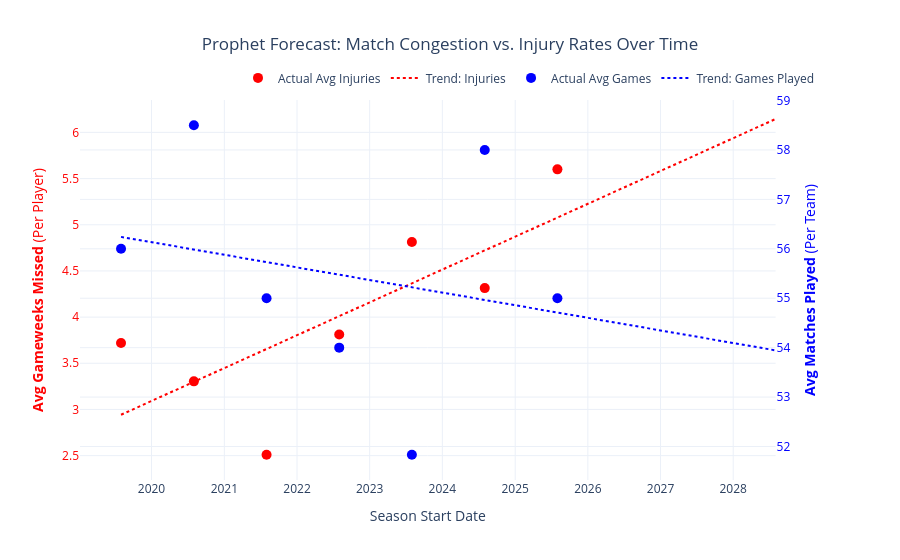

This figure's notebook cell:
### Markdown cell above
#### How does this trend compare to number of games played for a team over time?

### Code cell
import pandas as pd
from prophet import Prophet
import plotly.graph_objects as go
from plotly.subplots import make_subplots

# ==========================================
# 1. DATA AGGREGATION
# ==========================================
# A. Average Injuries per Player (From previous logic)
team_squads = master_absences.groupby(['season', 'team_name'])['player_name'].nunique().reset_index(name='squad_size')
season_squads = team_squads.groupby('season')['squad_size'].sum().reset_index()

injuries_df = master_absences[master_absences['player_status'] == 'Absence/injury']
season_injuries = injuries_df.groupby('season').size().reset_index(name='total_injuries')

ts_injuries = pd.merge(season_squads, season_injuries, on='season', how='left')
ts_injuries['total_injuries'] = ts_injuries['total_injuries'].fillna(0)
ts_injuries['avg_injuries'] = ts_injuries['total_injuries'] / ts_injuries['squad_size']

# B. Average Games Played per Top 6 Team
games_df = master_prem_fixtures.groupby(['season', 'team_name']).size().reset_index(name='games_played')
season_games = games_df.groupby('season')['games_played'].mean().reset_index(name='avg_games')

# C. Master Time Series Dataset
ts_master = pd.merge(ts_injuries, season_games, on='season', how='inner')
ts_master['ds'] = pd.to_datetime(ts_master['season'].str[:4] + '-08-01')

print("[*] Data aggregated. Training Dual Prophet Models...")

# ==========================================
# 2. TRAIN DUAL PROPHET MODELS
# ==========================================
# Future dates for forecasting (Next 3 seasons)
future_dates = pd.to_datetime([f"{y}-08-01" for y in [2026, 2027, 2028]])
future_df = pd.DataFrame({'ds': pd.concat([ts_master['ds'], pd.Series(future_dates)], ignore_index=True)})

# Model 1: Injuries
m_inj = Prophet(yearly_seasonality=False, weekly_seasonality=False, daily_seasonality=False)
m_inj.fit(ts_master[['ds', 'avg_injuries']].rename(columns={'avg_injuries': 'y'}))
forecast_inj = m_inj.predict(future_df)

# Model 2: Games Played
m_games = Prophet(yearly_seasonality=False, weekly_seasonality=False, daily_seasonality=False)
m_games.fit(ts_master[['ds', 'avg_games']].rename(columns={'avg_games': 'y'}))
forecast_games = m_games.predict(future_df)

# ==========================================
# 3. BUILD DUAL-AXIS PLOTLY GRAPH
# ==========================================
# Create figure with secondary y-axis
fig = make_subplots(specs=[[{"secondary_y": True}]])

# --- TRACE 1: INJURIES (Left Axis - Red) ---
# Actual Data Points
fig.add_trace(
    go.Scatter(x=ts_master['ds'], y=ts_master['avg_injuries'], name="Actual Avg Injuries",
               mode='markers', marker=dict(color='red', size=10)),
    secondary_y=False,
)
# Prophet Trendline
fig.add_trace(
    go.Scatter(x=forecast_inj['ds'], y=forecast_inj['trend'], name="Trend: Injuries",
               mode='lines', line=dict(color='red', dash='dot')),
    secondary_y=False,
)

# --- TRACE 2: GAMES PLAYED (Right Axis - Blue) ---
# Actual Data Points
fig.add_trace(
    go.Scatter(x=ts_master['ds'], y=ts_master['avg_games'], name="Actual Avg Games",
               mode='markers', marker=dict(color='blue', size=10)),
    secondary_y=True,
)
# Prophet Trendline
fig.add_trace(
    go.Scatter(x=forecast_games['ds'], y=forecast_games['trend'], name="Trend: Games Played",
               mode='lines', line=dict(color='blue', dash='dot')),
    secondary_y=True,
)

# ==========================================
# 4. POLISH AND DISPLAY
# ==========================================
fig.update_layout(
    title='Prophet Forecast: Match Congestion vs. Injury Rates Over Time',
    title_x=0.5,
    template='plotly_white',
    hovermode='x unified',
    legend=dict(orientation="h", yanchor="bottom", y=1.02, xanchor="right", x=1)
)

# Axis Titles
fig.update_xaxes(title_text="Season Start Date")
fig.update_yaxes(title_text="<b>Avg Gameweeks Missed</b> (Per Player)", color="red", secondary_y=False)
fig.update_yaxes(title_text="<b>Avg Matches Played</b> (Per Team)", color="blue", secondary_y=True)

fig.show()

### Figure 1 — Plotly figure (JSON) as saved in the notebook; plotly's stock layout.template omitted (floating-point values rounded to 4 significant figures)
{"data": [{"marker": {"color": "red", "size": 10}, "mode": "markers", "name": "Actual Avg Injuries", "type": "scatter", "x": ["2019-08-01T00:00:00.000000", "2020-08-01T00:00:00.000000", "2021-08-01T00:00:00.000000", "2022-08-01T00:00:00.000000", "2023-08-01T00:00:00.000000", "2024-08-01T00:00:00.000000", "2025-08-01T00:00:00.000000"], "xaxis": "x", "y": [3.72, 3.304, 2.51, 3.812, 4.814, 4.314, 5.6], "yaxis": "y"}, {"line": {"color": "red", "dash": "dot"}, "mode": "lines", "name": "Trend: Injuries", "type": "scatter", "x": ["2019-08-01T00:00:00.000000", "2020-08-01T00:00:00.000000", "2021-08-01T00:00:00.000000", "2022-08-01T00:00:00.000000", "2023-08-01T00:00:00.000000", "2024-08-01T00:00:00.000000", "2025-08-01T00:00:00.000000", "2026-08-01T00:00:00.000000", "2027-08-01T00:00:00.000000", "2028-08-01T00:00:00.000000"], "xaxis": "x", "y": [2.943, 3.299, 3.655, 4.01, 4.366, 4.722, 5.078, 5.433, 5.789, 6.145], "yaxis": "y"}, {"marker": {"color": "blue", "size": 10}, "mode": "markers", "name": "Actual Avg Games", "type": "scatter", "x": ["2019-08-01T00:00:00.000000", "2020-08-01T00:00:00.000000", "2021-08-01T00:00:00.000000", "2022-08-01T00:00:00.000000", "2023-08-01T00:00:00.000000", "2024-08-01T00:00:00.000000", "2025-08-01T00:00:00.000000"], "xaxis": "x", "y": [56.0, 58.5, 55.0, 54.0, 51.83, 58.0, 55.0], "yaxis": "y2"}, {"line": {"color": "blue", "dash": "dot"}, "mode": "lines", "name": "Trend: Games Played", "type": "scatter", "x": ["2019-08-01T00:00:00.000000", "2020-08-01T00:00:00.000000", "2021-08-01T00:00:00.000000", "2022-08-01T00:00:00.000000", "2023-08-01T00:00:00.000000", "2024-08-01T00:00:00.000000", "2025-08-01T00:00:00.000000", "2026-08-01T00:00:00.000000", "2027-08-01T00:00:00.000000", "2028-08-01T00:00:00.000000"], "xaxis": "x", "y": [56.24, 55.99, 55.73, 55.48, 55.22, 54.97, 54.71, 54.46, 54.2, 53.94], "yaxis": "y2"}], "layout": {"hovermode": "x unified", "legend": {"orientation": "h", "x": 1, "xanchor": "right", "y": 1.02, "yanchor": "bottom"}, "title": {"text": "Prophet Forecast: Match Congestion vs. Injury Rates Over Time", "x": 0.5}, "xaxis": {"anchor": "y", "domain": [0, 0.94], "title": {"text": "Season Start Date"}}, "yaxis": {"anchor": "x", "color": "red", "domain": [0, 1], "title": {"text": "<b>Avg Gameweeks Missed</b> (Per Player)"}}, "yaxis2": {"anchor": "x", "color": "blue", "overlaying": "y", "side": "right", "title": {"text": "<b>Avg Matches Played</b> (Per Team)"}}}}
